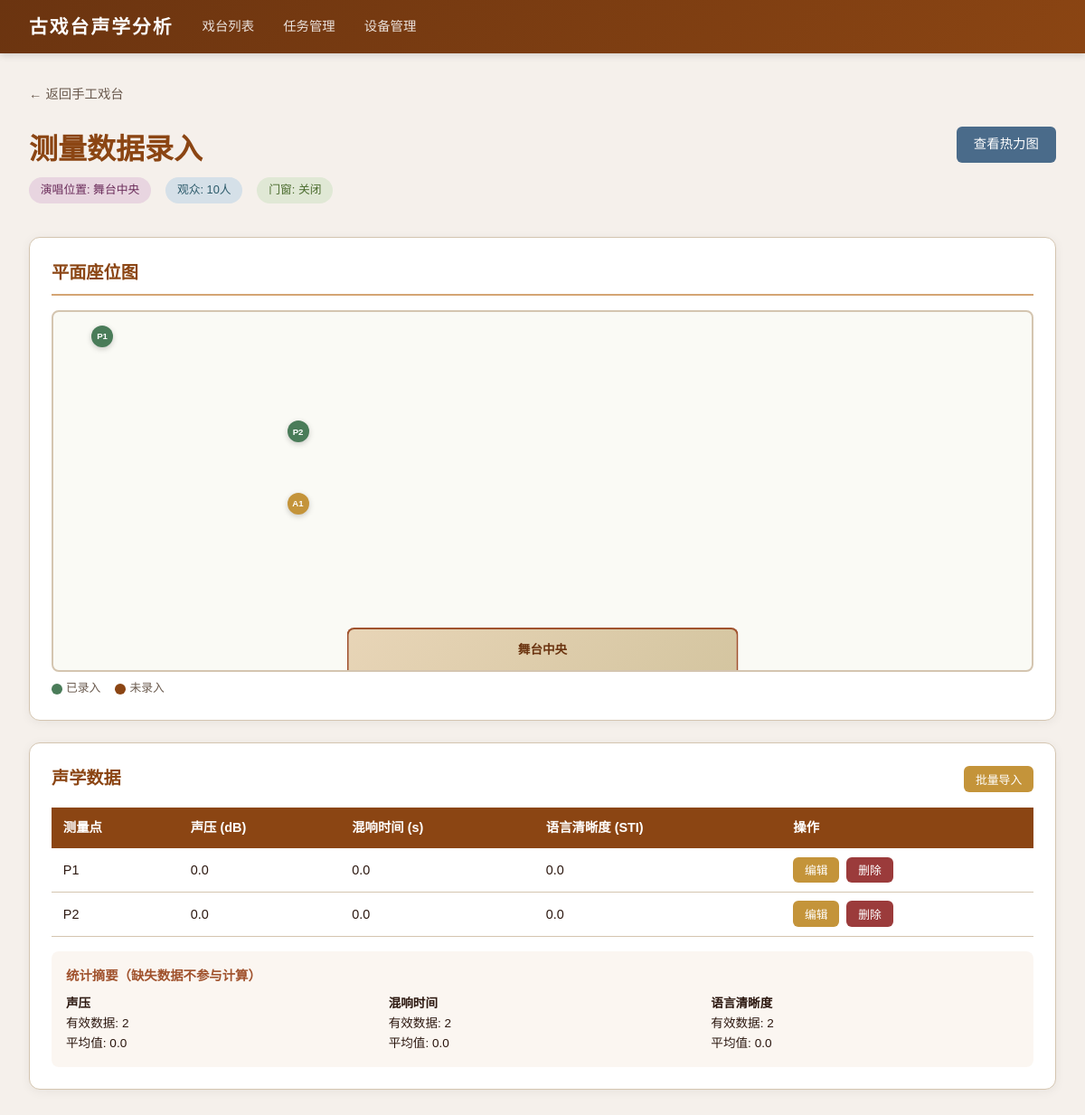
The app's page /stages/1/sessions/1, older data.
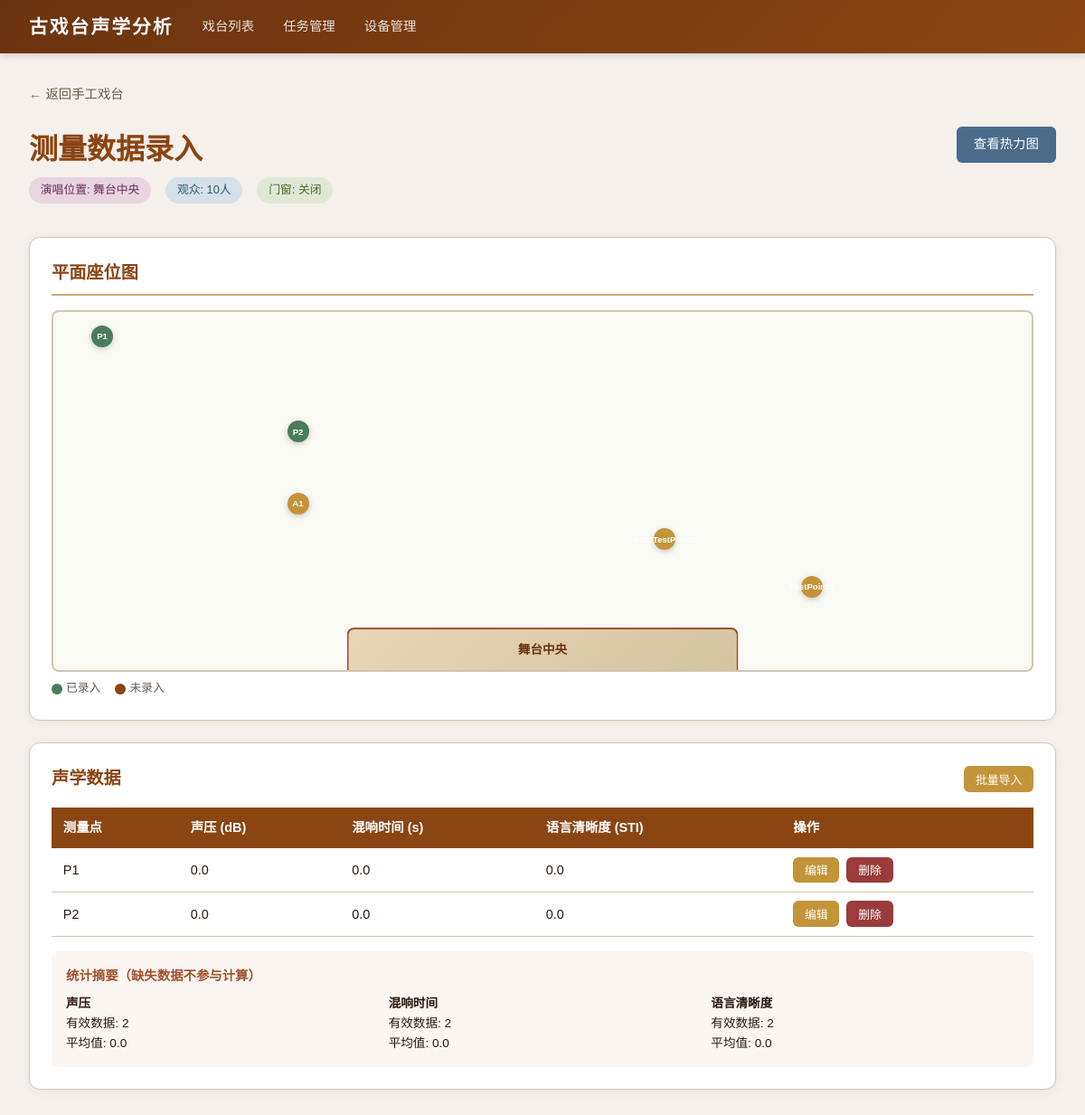
The same page, newer data.
### tables this page shows
CREATE TABLE measurement_points (
            id INTEGER PRIMARY KEY AUTOINCREMENT,
            stage_id INTEGER NOT NULL,
            label TEXT NOT NULL,
            x REAL NOT NULL,
            y REAL NOT NULL,
            created_at TIMESTAMP DEFAULT CURRENT_TIMESTAMP,
            FOREIGN KEY (stage_id) REFERENCES stages(id) ON DELETE CASCADE,
            UNIQUE(stage_id, x, y)
        );

CREATE TABLE acoustic_data (
            id INTEGER PRIMARY KEY AUTOINCREMENT,
            session_id INTEGER NOT NULL,
            point_id INTEGER NOT NULL,
            sound_pressure REAL,
            reverberation_time REAL,
            speech_clarity REAL,
            notes TEXT NOT NULL DEFAULT '',
            created_at TIMESTAMP DEFAULT CURRENT_TIMESTAMP,
            FOREIGN KEY (session_id) REFERENCES measurement_sessions(id) ON DELETE CASCADE,
            FOREIGN KEY (point_id) REFERENCES measurement_points(id) ON DELETE CASCADE,
            UNIQUE(session_id, point_id)
        );

### app/routers/sessions.py (the view)
@router.get("/stages/{stage_id}/sessions/{session_id}", response_class=HTMLResponse)
def session_detail(request: Request, stage_id: int, session_id: int, db=Depends(get_db)):
    cursor = db.cursor()
    cursor.execute("SELECT * FROM stages WHERE id = ?", (stage_id,))
    stage = cursor.fetchone()
    if not stage:
        raise HTTPException(status_code=404, detail="戏台不存在")
    stage = dict(stage)
    cursor.execute("SELECT * FROM measurement_sessions WHERE id = ? AND stage_id = ?", (session_id, stage_id))
    session = cursor.fetchone()
    if not session:
        raise HTTPException(status_code=404, detail="测量场次不存在")
    session = dict(session)
    task = None
    if session.get("task_id"):
        cursor.execute("SELECT * FROM measurement_tasks WHERE id = ?", (session["task_id"],))
        task_row = cursor.fetchone()
        if task_row:
            task = dict(task_row)
    cursor.execute("SELECT * FROM measurement_points WHERE stage_id = ? ORDER BY label", (stage_id,))
    points = [dict(row) for row in cursor.fetchall()]
    cursor.execute("""
        SELECT ad.*, mp.label as point_label, mp.x, mp.y
        FROM acoustic_data ad
        JOIN measurement_points mp ON ad.point_id = mp.id
        WHERE ad.session_id = ?
        ORDER BY mp.label
    """, (session_id,))
    data_rows = [dict(row) for row in cursor.fetchall()]
    data_map = {}
    for d in data_rows:
        data_map[d["point_id"]] = d
    return templates.TemplateResponse("session_detail.html", {
        "request": request, "stage": stage, "session": session,
        "points": points, "data_rows": data_rows, "data_map": data_map,
        "task": task,
    })

### app/templates/session_detail.html (shortened to what the changed rows need)
{% extends "base.html" %}
{% block content %}
<div style="display:flex;justify-content:space-between;align-items:flex-start;margin-bottom:1.5rem;">
    <div>
        <h1 style="color:var(--primary);margin-bottom:0.3rem;">测量数据录入</h1>
    </div>
</div>
<div class="card">
    <h2>平面座位图</h2>
    <div class="plan-canvas" style="height:350px;">
        <div class="stage-area" style="width:40%;height:12%;">
            {{ session.singer_position }}
        </div>
        {% for p in points %}
        {% set has_data = data_map.get(p.id) %}
        <div class="point-marker {% if has_data %}has-data{% else %}missing-data{% endif %}"
             style="left:{{ (p.x / stage.plan_width * 100) }}%;top:{{ (p.y / stage.plan_height * 100) }}%;"
             title="{{ p.label }} {% if has_data %}(已录入){% else %}(未录入){% endif %}"
             onclick="openDataForm({{ p.id }}, '{{ p.label }}', {% if has_data %}{% if has_data.sound_pressure is not none %}{{ has_data.sound_pressure }}{% else %}null{% endif %},{% if has_data.reverberation_time is not none %}{{ has_data.reverberation_time }}{% else %}null{% endif %},{% if has_data.speech_clarity is not none %}{{ has_data.speech_clarity }}{% else %}null{% endif %}{% else %}null,null,null{% endif %})">
            {{ p.label }}
        </div>
        {% endfor %}
    </div>
</div>
<div class="card">
    <div style="display:flex;justify-content:space-between;align-items:center;margin-bottom:1rem;">
        <h2 style="margin-bottom:0;border:none;padding:0;">声学数据</h2>
    </div>
    {% if data_rows %}
    <table>
        <thead>
            <tr>
                <th>测量点</th>
                <th>声压 (dB)</th>
                <th>混响时间 (s)</th>
                <th>语言清晰度 (STI)</th>
                <th>操作</th>
            </tr>
        </thead>
        <tbody>
            {% for d in data_rows %}
            <tr>
                <td>{{ d.point_label }}</td>
                <td>{% if d.sound_pressure is not none %}{{ d.sound_pressure }}{% else %}<span class="missing-indicator">缺失</span>{% endif %}</td>
                <td>{% if d.reverberation_time is not none %}{{ d.reverberation_time }}{% else %}<span class="missing-indicator">缺失</span>{% endif %}</td>
                <td>{% if d.speech_clarity is not none %}{{ d.speech_clarity }}{% else %}<span class="missing-indicator">缺失</span>{% endif %}</td>
                <td class="actions">
                    <button class="btn btn-warning btn-sm" onclick="openDataForm({{ d.point_id }}, '{{ d.point_label }}', {{ d.sound_pressure or 'null' }}, {{ d.reverberation_time or 'null' }}, {{ d.speech_clarity or 'null' }})">编辑</button>
                    <form action="/stages/{{ stage.id }}/sessions/{{ session.id }}/data/{{ d.id }}/delete" method="post" onsubmit="return confirm('确定删除该数据？')">
                        <button type="submit" class="btn btn-danger btn-sm">删除</button>
                    </form>
                </td>
            </tr>
            {% endfor %}
        </tbody>
    </table>
        {% set ns = namespace(sp_vals=[], rt_vals=[], sc_vals=[]) %}
        {% for d in data_rows %}
            {% if d.sound_pressure is not none %}{% set ns.sp_vals = ns.sp_vals + [d.sound_pressure] %}{% endif %}
            {% if d.reverberation_time is not none %}{% set ns.rt_vals = ns.rt_vals + [d.reverberation_time] %}{% endif %}
            {% if d.speech_clarity is not none %}{% set ns.sc_vals = ns.sc_vals + [d.speech_clarity] %}{% endif %}
        {% endfor %}
    {% else %}
    <p style="color:var(--text-light);text-align:center;padding:1rem;">点击平面图上的测量点开始录入数据</p>
    {% endif %}
</div>
{% endblock %}

Row changes from the older to the newer data that the page shows:
added measurement_points: label "AutoTestPoint2"
added measurement_points: label "TestPoint3"
